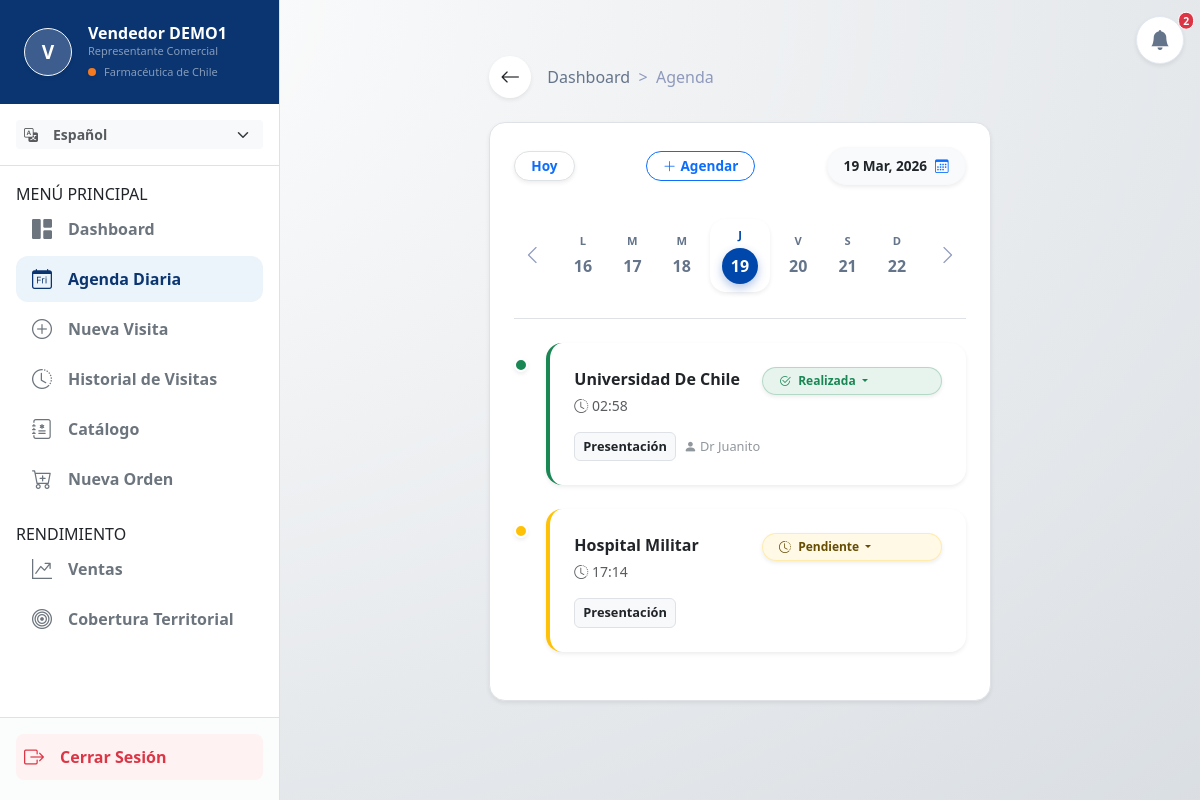
/visitas/mi-agenda/?fecha=2026-03-19 (signed in), run on an earlier commit of the app's database.
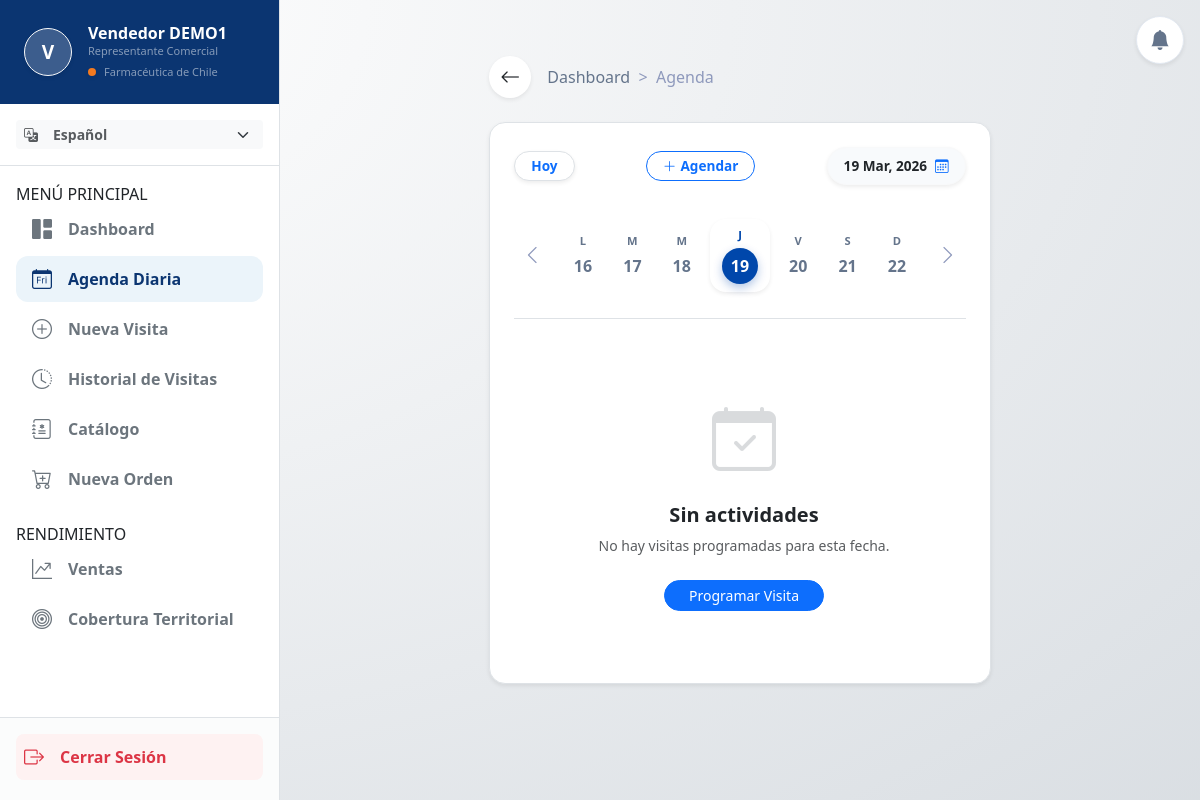
And on a later commit of the database.
### apps/visitas/models.py (models this page shows, shortened)
class Visita(models.Model):
    ESTADOS = (
        ('Pendiente', 'Pendiente'),
        ('Realizada', 'Realizada'),
        ('Cancelada', 'Cancelada'),
    )
    representante = models.ForeignKey(settings.AUTH_USER_MODEL, on_delete=models.CASCADE, related_name='visitas')
    institucion = models.ForeignKey(Institucion, on_delete=models.CASCADE, related_name='visitas_programadas')
    contacto = models.ForeignKey(Contacto, on_delete=models.SET_NULL, null=True, blank=True, related_name='visitas')
    razon_social = models.CharField(max_length=255, blank=True, null=True)
    fecha_hora = models.DateTimeField(verbose_name="Fecha y Hora de la visita")
    productos = models.ManyToManyField(Producto, blank=True, related_name='visitas')
    estado = models.CharField(max_length=20, choices=ESTADOS, default='Pendiente')
    notas = models.TextField(blank=True, null=True)
    tipo_gestion = models.CharField(max_length=50, blank=True, null=True, verbose_name="Tipo de Gestión")

### apps/clientes/models.py (models this page shows, shortened)
class Institucion(models.Model):
    TIPO_OPCIONES = (
        ('Hospital', 'Hospital'),
        ('Clinica', 'Clínica'),
        ('Farmacia', 'Farmacia'),
        ('Centro Medico', 'Centro Médico'),
        ('Otro', 'Otro'),
    )
    nombre = models.CharField(max_length=200)
    razon_social = models.CharField(max_length=255, blank=True, null=True)
    rut = models.CharField(max_length=20, blank=True, null=True)
    comuna = models.CharField(max_length=100, blank=True, null=True)
    direccion = models.CharField(max_length=255, blank=True, null=True)
    tipo = models.CharField(max_length=50, choices=TIPO_OPCIONES, default='Hospital')
    representante = models.ForeignKey(
        settings.AUTH_USER_MODEL,
        on_delete=models.SET_NULL,
        null=True,
        blank=True,
        related_name='instituciones_asignadas'
    )

class Contacto(models.Model):
    ROLES = (
        ('Médico', 'Médico'),
        ('Administrativo', 'Administrativo'),
        ('Enfermería', 'Enfermería'),
        ('Otro', 'Otro'),
    )
    nombre = models.CharField(max_length=200)
    rol = models.CharField(max_length=50, choices=ROLES, default='Médico')
    especialidad = models.CharField(max_length=100, blank=True, null=True)
    telefono = models.CharField(max_length=20, blank=True, null=True)
    email = models.EmailField(blank=True, null=True)
    horario_preferido = models.CharField(max_length=200, blank=True, null=True)
    notas = models.TextField(blank=True, null=True)
    decisor_compra = models.BooleanField(default=False)
    institucion = models.ForeignKey(Institucion, on_delete=models.CASCADE, related_name='contactos')

### apps/visitas/views.py (the view)
# urls.py: path('mi-agenda/', views.mi_agenda_view, name='mi_agenda'),
@login_required(login_url='usuarios:login')
def mi_agenda_view(request):
    fecha_str = request.GET.get('fecha')
    if fecha_str:
        try:
            fecha_seleccionada = datetime.strptime(fecha_str, '%Y-%m-%d').date()
        except ValueError:
            fecha_seleccionada = timezone.now().date()
    else:
        fecha_seleccionada = timezone.now().date()
    lunes = fecha_seleccionada - timedelta(days=fecha_seleccionada.weekday())
    dias_semana = [lunes + timedelta(days=i) for i in range(7)]
    semana_anterior = fecha_seleccionada - timedelta(days=7)
    semana_siguiente = fecha_seleccionada + timedelta(days=7)
    if request.user.is_superuser:
        vendedores_permitidos = Usuario.objects.all()
    elif getattr(request.user, 'es_gerente', False) or request.user.groups.filter(name='Gerente').exists():
        vendedores_permitidos = Usuario.objects.filter(Q(id=request.user.id) | Q(jefe=request.user))
    else:
        vendedores_permitidos = Usuario.objects.filter(id=request.user.id)
    visitas_dia = Visita.objects.filter(
        representante__in=vendedores_permitidos,
        fecha_hora__date=fecha_seleccionada
    ).order_by('fecha_hora')
    contexto = {
        'fecha_actual': fecha_seleccionada,
        'visitas': visitas_dia,
        'dias_semana': dias_semana,
        'semana_anterior': semana_anterior,
        'semana_siguiente': semana_siguiente,
    }
    return render(request, 'visitas/agenda.html', contexto)

### apps/usuarios/models.py (called while the page is built)
    @property
    def es_gerente(self):
        roles_jefatura = ['Administrador', 'Gerente', 'Jefe de Ventas']
        return any(palabra in self.rol for palabra in roles_jefatura) or self.is_staff or self.is_superuser

### apps/visitas/templates/visitas/agenda.html (shortened to what the changed rows need)
{% extends 'base.html' %}
{% load static %}
{% load i18n %}
{% block extra_css %}
<link rel="stylesheet" href="{% static 'css/agenda.css' %}">
{% endblock %}
{% block content %}
<div class="container-fluid px-2 px-md-4 overflow-hidden">
    <div class="row justify-content-center m-0">
        <div class="col-12 col-md-10 col-lg-8 px-0 px-md-2">
            <div class="bg-white p-3 p-md-4 rounded-4 shadow-sm mb-5 w-100 border" style="max-width: 100vw; overflow: visible;">
                <div class="d-flex align-items-center justify-content-between mb-3 mb-md-4 border-bottom pb-3">
                    <div class="date-strip d-flex justify-content-around flex-grow-1 mx-1 mx-md-2">
                        {% for dia in dias_semana %}
                            <a href="?fecha={{ dia|date:'Y-m-d' }}" class="date-item text-decoration-none {% if dia == fecha_actual %}active shadow-sm{% endif %}">
                                <span class="date-day text-uppercase fw-bold" style="font-size: 0.7rem;">{{ dia|date:"D"|slice:":1" }}</span>
                                <span class="date-number fw-bolder">{{ dia|date:"d" }}</span>
                            </a>
                        {% endfor %}
                    </div>
                </div>
                <div class="timeline-container mt-3 ps-1 ps-md-2">
                    {% for visita in visitas %}
                    <div class="time-slot position-relative mb-4">
                        <div class="position-absolute rounded-circle shadow-sm border border-white border-2
                            {% if visita.estado == 'Realizada' %}bg-success
                            {% elif visita.estado == 'Cancelada' %}bg-danger
                            {% else %}bg-warning{% endif %}"
                            style="width: 14px; height: 14px; left: -8px; top: 15px; z-index: 2;">
                        </div>
                        <div class="event-card p-3 p-md-4 rounded-4 shadow-sm border-0 border-start border-4 ms-3 ms-md-4 transition-hover bg-white position-relative {% if visita.estado == 'Realizada' %}border-success{% elif visita.estado == 'Cancelada' %}border-danger{% else %}border-warning{% endif %}">
                            <div class="d-flex flex-column flex-sm-row justify-content-between align-items-start gap-2 mb-2">
                                <div class="w-100">
                                    <div class="event-title mb-1 fw-bold text-dark fs-6 fs-md-5 text-truncate">{{ visita.institucion.nombre|title }}</div>
                                    <div class="event-time small text-muted mb-2 fw-medium">
                                        <i class="bi bi-clock-history"></i> {{ visita.fecha_hora|date:"H:i" }}
                                    </div>
                                </div>
                                <div class="dropdown text-start mt-1 mt-sm-0 w-100 w-sm-auto">
                                    <button class="btn btn-sm dropdown-toggle rounded-pill fw-bold px-3 py-1 shadow-sm border w-100 w-sm-auto text-start
                                        {% if visita.estado == 'Realizada' %}bg-success bg-opacity-10 text-success border-success border-opacity-25
                                        {% elif visita.estado == 'Cancelada' %}bg-danger bg-opacity-10 text-danger border-danger border-opacity-25
                                        {% else %}bg-warning bg-opacity-10 text-warning-emphasis border-warning border-opacity-25{% endif %}"
                                        type="button" data-bs-toggle="dropdown" aria-expanded="false" style="font-size: 0.75rem;">
                                        {% if visita.estado == 'Realizada' %}<i class="bi bi-check2-circle me-1"></i> {% translate "Realizada" %}
                                        {% elif visita.estado == 'Cancelada' %}<i class="bi bi-x-circle me-1"></i> {% translate "Cancelada" %}
                                        {% else %}<i class="bi bi-clock-history me-1"></i> {% translate "Pendiente" %}{% endif %}
                                    </button>
                                </div>
                            </div>
                            <div class="event-desc text-secondary d-flex align-items-center flex-wrap gap-2 mt-2" style="font-size: 0.8rem;">
                                <span class="fw-bold text-dark px-2 py-1 bg-light rounded-2 border">{% translate visita.tipo_gestion|default:"General" %}</span>
                                {% if visita.contacto %}
                                    <span class="opacity-75"><i class="bi bi-person-fill"></i> {{ visita.contacto.nombre|title }}</span>
                                {% endif %}
                            </div>
                        </div>
                    </div>
                    {% empty %}
                    <div class="text-center py-5">
                        <i class="bi bi-calendar-check text-secondary opacity-25" style="font-size: 4rem;"></i>
                        <h5 class="text-dark mt-3 fw-bold">{% translate "Sin actividades" %}</h5>
                        <p class="text-muted small">{% translate "No hay visitas programadas para esta fecha." %}</p>
                        <a href="{% url 'visitas:agendar_visita' %}" class="btn btn-primary btn-sm rounded-pill px-4 mt-2">
                            {% translate "Programar Visita" %}
                        </a>
                    </div>
                    {% endfor %}
                </div>
            </div>
        </div>
    </div>
</div>
{% endblock %}

### templates/base.html (shortened to what the changed rows need)
{% load static %}
{% load i18n %}
<!DOCTYPE html>
<html lang="{{ LANGUAGE_CODE }}">
<head>
    <link href="https://cdn.jsdelivr.net/npm/bootstrap@5.3.2/dist/css/bootstrap.min.css" rel="stylesheet">
    <link rel="stylesheet" href="https://cdn.jsdelivr.net/npm/bootstrap-icons@1.11.1/font/bootstrap-icons.css">
    <link rel="stylesheet" href="{% static 'css/style.css' %}">
    {% block extra_css %}{% endblock %}
</head>
<body>
    <div class="d-none d-lg-block position-fixed p-3" style="top: 0; right: 0; z-index: 1040;">
        <div class="dropdown bg-white rounded-circle shadow-sm d-flex justify-content-center align-items-center transition-hover" style="width: 48px; height: 48px; border: 1px solid #e2e8f0;">
            <a href="#" class="text-secondary position-relative text-decoration-none d-flex align-items-center w-100 h-100 justify-content-center" id="dropdownDesktop" data-bs-toggle="dropdown" aria-expanded="false">
                <i class="bi bi-bell-fill fs-5" style="color: #64748b;"></i>
                {% if total_notificaciones > 0 %}
                <span class="position-absolute top-0 start-100 translate-middle badge rounded-pill bg-danger border border-white" style="font-size: 0.65rem; padding: 0.25em 0.4em; transform: translate(-30%, -30%) !important;">
                    {{ total_notificaciones }}
                </span>
                {% endif %}
            </a>
        </div>
    </div>
                            {% get_current_language as CURRENT_LANG %}
                            {% get_available_languages as LANGUAGES %}
    <main class="pt-5 pt-lg-0">
        <div class="container-fluid p-3 p-md-4 p-lg-5 mt-4 mt-lg-0">
            {% block content %}
            {% endblock %}
        </div>
    </main>
</body>
</html>

What changed in the data, as far as the page shows it:
removed Visita: institucion.nombre "Universidad De Chile", fecha_hora "02:58", contacto.nombre "Dr Juanito", estado "Realizada" (drawn)
removed Visita: institucion.nombre "Hospital Militar", fecha_hora "17:14", estado "Pendiente" (drawn)
Also different on the page:
{{ total_notificaciones }}: "2" → (not shown)
text now shown: "Sin actividades No hay visitas programadas para esta fecha. Programar Visita"
